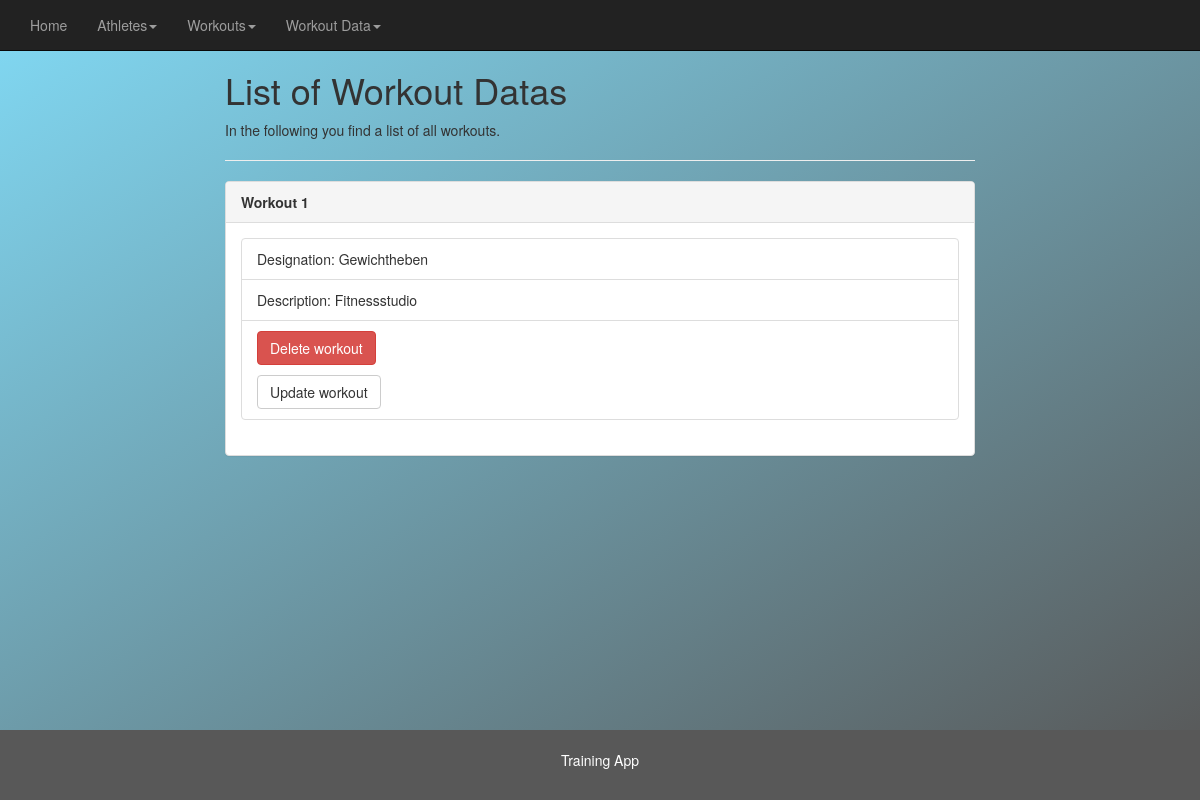
/workout_list, run on an earlier commit of the app's database.
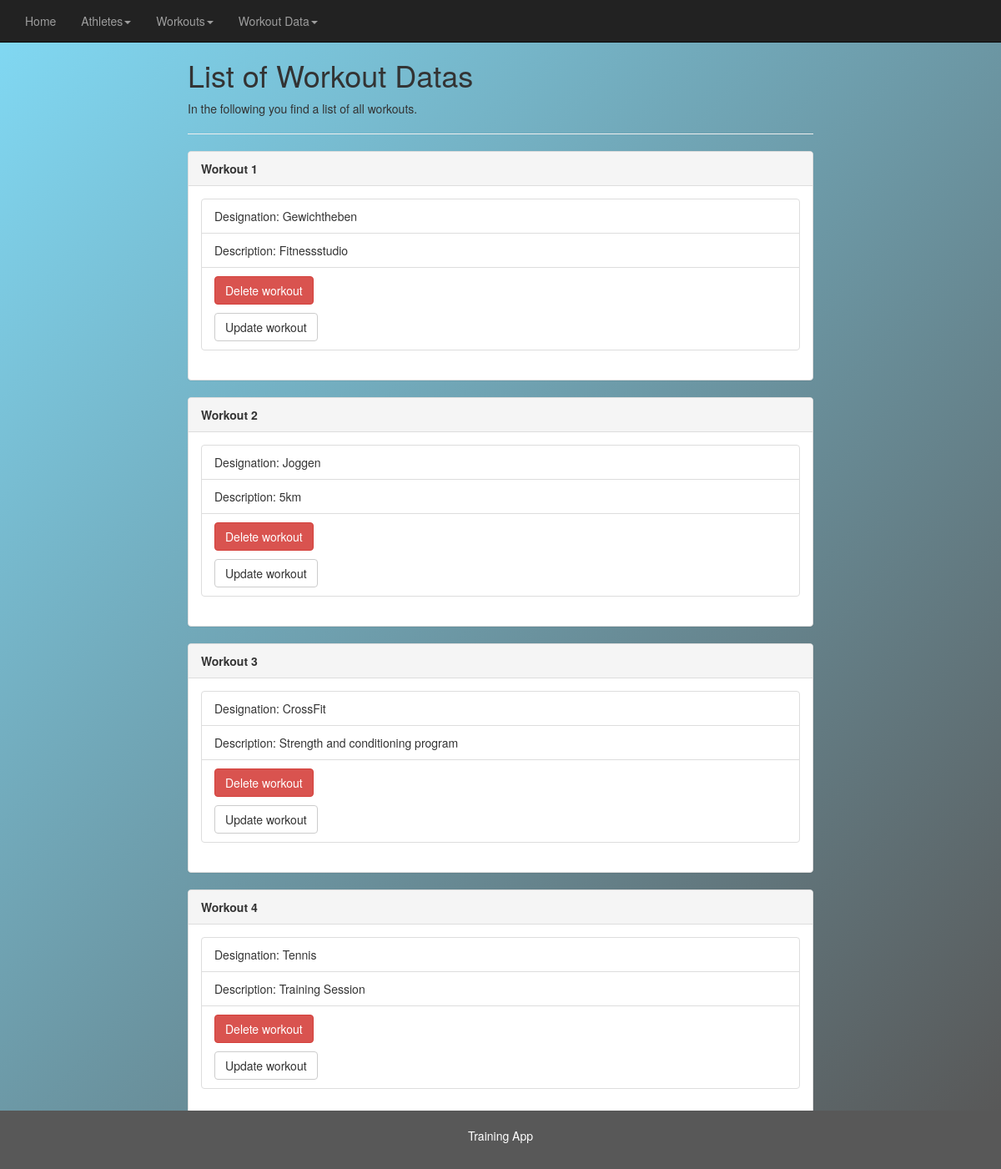
And on a later commit of the database.
### athletes/models.py (models this page shows, shortened)
class Workout(models.Model):
    designation = models.CharField(max_length=50)
    description = models.CharField(max_length=200)

### athletes/views.py (the view)
# urls.py: path('workout_list', views.workout_list, name='workout_list'),
def workout_list(request):
    workout_list = Workout.objects.all
    return render(request, "workout_list.html", {'workout_list':workout_list})

### athletes/templates/workout_list.html
{% extends 'main.html' %}
{% block content %}
  <h1>List of Workout Datas</h1>
  <p>In the following you find a list of all workouts.</p>
  <hr>
  {% for workout in workout_list %}
  <div class="panel panel-default">
    <div class="panel-heading"><strong>Workout {{ workout.id }}</strong></div>
    <div class="panel-body">
      <ul class="list-group">
        <li class="list-group-item">Designation: {{ workout.designation }}</li>
        <li class="list-group-item">Description: {{ workout.description }}</li>
        <li class="list-group-item"><a href="{% url 'delete_workout' workout.id %}" class="btn btn-danger" onclick="return confirm('Are you sure you want to delete that workout?')">Delete workout</a><p></p><a href="{% url 'update_workout' workout.id %}" class="btn btn-default">Update workout</a></li>
      </ul>
    </div>
  </div>
  {% endfor %}
{% endblock %}

What changed in the data, as far as the page shows it:
added Workout: id "2", designation "Joggen", description "5km"
added Workout: id "3", designation "CrossFit", description "Strength and conditioning program"
added Workout: id "4", designation "Tennis", description "Training Session"
